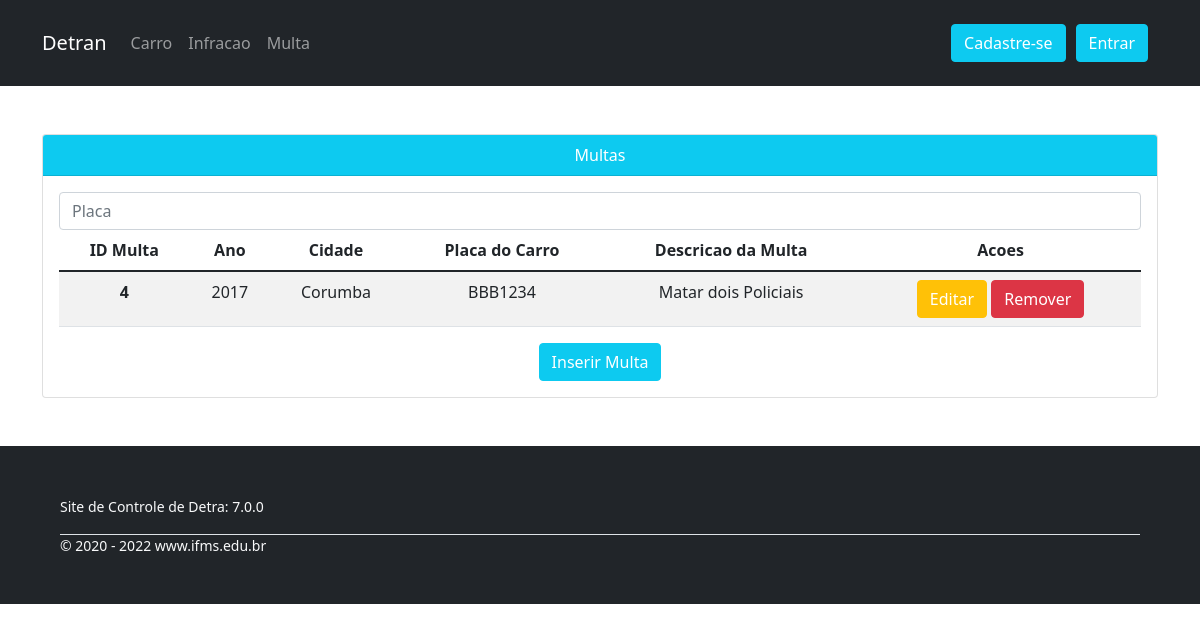
/multas/, run on the app's committed database.
### tables this page shows
CREATE TABLE `tb_multa` (
  `idtb_multa` int(10) UNSIGNED NOT NULL,
  `ano` int(11) NOT NULL,
  `cidade` varchar(50) NOT NULL,
  `tb_carro_idtb_carro` int(10) UNSIGNED NOT NULL,
  `tb_infracao_idtb_infracao` int(10) UNSIGNED NOT NULL
);

CREATE TABLE `tb_carro` (
  `idtb_carro` int(10) UNSIGNED NOT NULL,
  `usuario_id` int(10) UNSIGNED NOT NULL,
  `nome` varchar(20) DEFAULT NULL,
  `placa` varchar(20) DEFAULT NULL,
  `postado_em` timestamp NOT NULL DEFAULT current_timestamp()
);

CREATE TABLE `tb_infracao` (
  `idtb_infracao` int(10) UNSIGNED NOT NULL,
  `descricao` varchar(200) NOT NULL,
  `pontos` int(11) NOT NULL,
  `valor` double NOT NULL
);

### app/Controllers/Multas.php (called while the page is built, shortened)
<?php
class Multas extends Controller
{
    private $multaServer;
    public function __construct()
    {
        $this->multaServer = $this->server('Multa');
    }
    public function index()
    {
        $dados = $this->multaServer->getAllMultas();
        $this->view('paginas/viewMulta', $dados);
    }
}

### app/Libraries/Rota.php (called while the page is built, shortened)
<?php
    class Rota{
        private $metodo = 'index';
        public function __construct(){
            $url = $this->url();
            unset($url[0]);
            $this->controlador = new $this->controlador;
            $this->parametros = $url ? array_values($url) : [];
            call_user_func_array([$this->controlador, $this->metodo], $this->parametros);
        }
        private function url(){
            $url = filter_input(INPUT_GET, 'url', FILTER_SANITIZE_URL);
            if(isset($url)):
                $url = trim(rtrim($url, '/'));
                $url = explode('/', $url);
                return $url;
            endif;
        }
    }
?>

### app/Libraries/Database.php (called while the page is built, shortened)
<?php
    class Database{
        private $host = 'localhost';
        private $user = 'root';
        private $senha = '';
        private $base = 'detran';
        private $porta = '3306';
        private $dbh;
        private $stmt;
        public function __construct(){
            $dsn = "mysql:host=".$this->host.";port=".$this->porta.";dbname=".$this->base;
            $opcoes = [
                PDO::ATTR_PERSISTENT => true,
                PDO::ATTR_ERRMODE => PDO::ERRMODE_EXCEPTION
            ];
            try {
                $this->dbh = new PDO($dsn, $this->user, $this->senha, $opcoes);
            } catch (PDOException $e) {
                print "Error!: " . $e->getMessage() . "<br/>";
                die();
            }
        }
        public function query($sql){
            $this->stmt = $this->dbh->prepare($sql);
        }
        public function executar(){
            return $this->stmt->execute();
        }
        public function resultados(){
            $this->executar();
            return $this->stmt->fetchALL(PDO::FETCH_OBJ);
        }
    }
?>

### app/Servers/serverMulta.php (called while the page is built, shortened)
<?php
class serverMulta extends Controller
{
    private $db;
    public function __construct()
    {
        $this->db = new Database();
    }
    public function getAllMultas()
    {
        $this->db->query("SELECT tb_multa.idtb_multa,
                                tb_multa.ano,
                                tb_multa.cidade,
                                tb_carro.placa,
                                tb_infracao.descricao,
                                tb_carro.idtb_carro,
                                tb_infracao.idtb_infracao FROM `tb_multa`
                                INNER JOIN `tb_carro` ON tb_carro.idtb_carro = tb_multa.tb_carro_idtb_carro
                                INNER JOIN `tb_infracao` ON tb_infracao.idtb_infracao = tb_multa.tb_infracao_idtb_infracao;");
        return $this->db->resultados();
    }
}

### app/autoload.php (called while the page is built, shortened)
<?php
    spl_autoload_register(
        function($classe){
            $diretorios = [
                'Libraries',
                'Helpers',
                'Models'
            ];
            foreach ($diretorios as $diretorio):
                $arquivo = __DIR__.DIRECTORY_SEPARATOR.$diretorio.DIRECTORY_SEPARATOR.$classe.'.php';
            endforeach;
        }
    );
?>

### app/Views/paginas/viewMulta.php (the view, shortened to what this page needs)
<div class="container py-5 text-center">
    <div class="card">
        <div class="card-header bg-info text-white">
            Multas
        </div>
        <div class="card-body">
            <form action="<?= URL ?>/multas/search" class="form-inline my-2 my-md-0" method="POST">
                <input name="placa" class="form-control" placeholder="Placa">
            </form>
            <table class="table table-striped">
                <thead>
                    <tr>
                        <th scope="col">ID Multa</th>
                        <th scope="col">Ano</th>
                        <th scope="col">Cidade</th>
                        <th scope="col">Placa do Carro</th>
                        <th scope="col">Descricao da Multa</th>
                        <th scope="col">Acoes</th>
                    </tr>
                </thead>
                <tbody>
                    <?php foreach ($dados as $multa) : ?>
                        <tr>
                            <th scope="row"><?= $multa->idtb_multa ?></th>
                            <td><?= $multa->ano ?></td>
                            <td><?= $multa->cidade ?></td>
                            <td><?= $multa->placa ?></td>
                            <td><?= $multa->descricao ?></td>
                            <td>
                                <a class="btn btn-warning text-white" href="<?= URL ?>/multas/edit/<?= $multa->idtb_multa ?>">Editar</a>
                                <a class="btn btn-danger" href="<?= URL ?>/multas/remove/<?= $multa->idtb_multa ?>">Remover</a>
                            </td>
                        </tr>
                    <?php endforeach ?>
                </tbody>
            </table>
            <a class="btn btn-info text-white btn-block" href="<?= URL ?>/multas/insert">Inserir Multa</a>
        </div>
    </div>
</div>

### public/css/container.css (style rules this page uses)
body { margin: 0; width: 100%; }

### data on the page
tb_multa: idtb_multa "4", ano "2017", cidade "Corumba", tb_carro.placa "BBB1234", tb_infracao.descricao "Matar dois Policiais"

### other printed values
APP_VERSAO "7.0.0"
